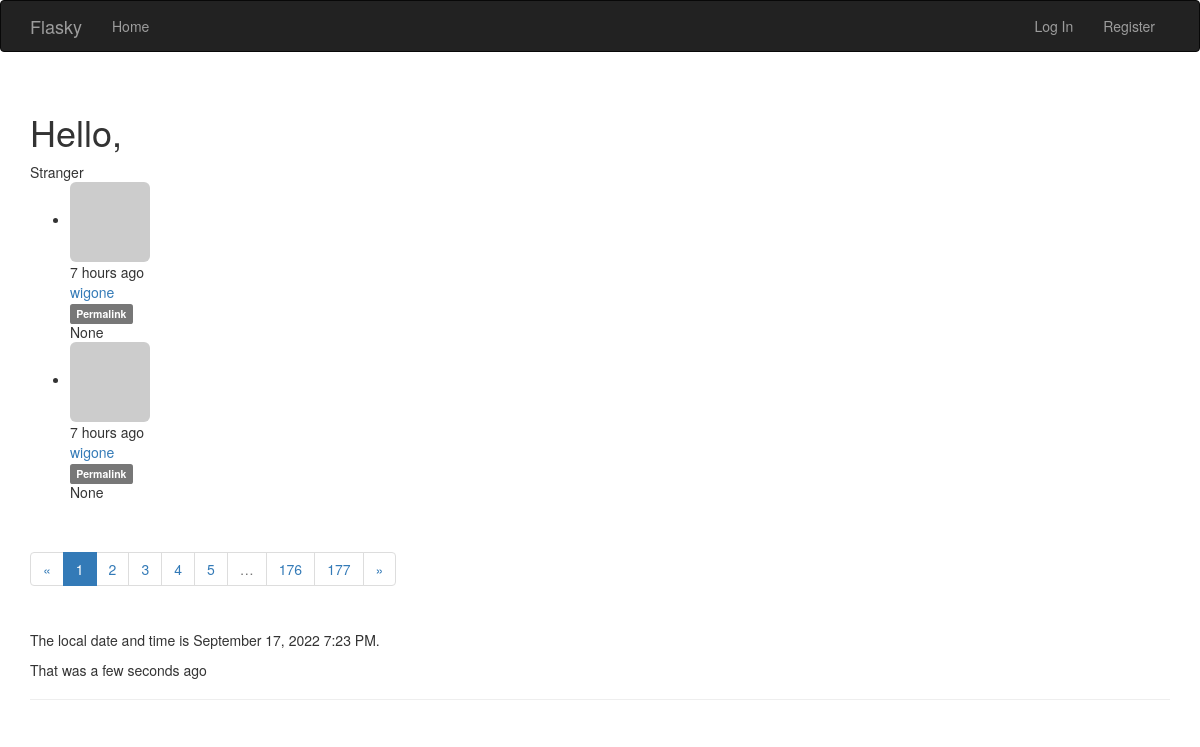
The page / on the database its author committed.
### app/models.py (models this page shows, shortened)
class Post(db.Model):
    __tablename__ = 'posts'
    id = db.Column(db.Integer, primary_key=True)
    body = db.Column(db.Text)
    body_html = db.Column(db.Text)
    timestamp = db.Column(db.DateTime(), index=True, default=datetime.utcnow)
    author_id = db.Column(db.Integer, db.ForeignKey('users.id'))

class User(UserMixin, db.Model):
    __tablename__ = 'users'
    id = db.Column(db.Integer, primary_key=True)
    email = db.Column(db.String(64), unique=True, index=True)
    username = db.Column(db.String(64), unique=True, index=True)
    role_id = db.Column(db.Integer, db.ForeignKey('roles.id'))
    password_hash = db.Column(db.String(128))
    name = db.Column(db.String(64))
    location = db.Column(db.String(64))
    about_me = db.Column(db.Text())
    member_since = db.Column(db.DateTime(), default=datetime.utcnow)
    last_seen = db.Column(db.DateTime(), default=datetime.utcnow)
    confirmed = db.Column(db.Boolean, default=False)
    avatar_hash = db.Column(db.String(32))
    posts = db.relationship('Post', backref='author', lazy='dynamic')
    followed = db.relationship('Follow',
                                foreign_keys=[Follow.follower_id],
                                backref=db.backref('follower', lazy='joined'),
                                lazy='dynamic',
                                cascade='all, delete-orphan')
    followers = db.relationship('Follow',
                                foreign_keys=[Follow.followed_id],
                                backref=db.backref('followed', lazy='joined'),
                                lazy='dynamic',
                                cascade='all, delete-orphan')
    @property
    def password(self):
        raise AttributeError('password is not a readable attribute')
    def gravatar_hash(self):
        return hashlib.md5(self.email.lower().encode('utf-8')).hexdigest()
    def gravatar(self, size=100, default='identicon', rating='g'):
        url = 'https://secure.gravatar.com/avatar'
        hash = self.avatar_hash or self.gravatar_hash()
        return '{url}/{hash}?s={size}&d={default}&r={rating}'.format(
            url=url, hash=hash, size=size, default=default, rating=rating)

### app/main/views.py (the view)
@main.route('/', methods=['GET', 'POST'])
def index():
    form = PostForm()
    if current_user.can(Permission.WRITE_ARTICLES) and form.validate_on_submit:
        post = Post(body=form.body.data, author=current_user._get_current_object())
        db.session.add(post)
        db.session.commit()
    page = request.args.get('page', 1, type=int)
    pagination = Post.query.order_by(Post.timestamp.desc()).paginate(
        page, per_page=current_app.config['FLASKY_POSTS_PER_PAGE'],
        error_out=False)
    posts = pagination.items
    return render_template('index.html',
                        current_time=datetime.utcnow(),
                        form=form, posts=posts, pagination=pagination)

### app/auth/views.py (called while the page is built)
@auth.before_app_request
def before_request():
    if current_user.is_authenticated \
            and not current_user.confirmed \
            and request.blueprint != 'auth' \
            and request.endpoint != 'static':
        return redirect(url_for('auth.unconfirmed'))

@auth.before_app_request
def before_request():
    if current_user.is_authenticated:
        current_user.ping()
        if not current_user.confirmed \
                and request.endpoint \
                and request.blueprint != 'auth' \
                and request.endpoint != 'static':
            return redirect(url_for('auth.unconfirmed'))

### app/main/__init__.py (called while the page is built)
@main.app_context_processor
def inject_permissions():
    return dict(Permission=Permission)

### app/models.py (called while the page is built)
    def can(self, permissions):
        return False

    def is_administrator(self):
        return False

### app/template/index.html (shortened to what this page needs)
{% extends "base.html" %}
{% import 'bootstrap/wtf.html' as wtf %}
{% import "_macros.html" as macros %}
{% block page_content %}
<div class="page-header">
<h1>Hello,</h1>
 {% if current_user.is_authenticated %}
  <p>{{ current_user.username }}</p>
 {% else %}
   Stranger
 {% endif %}
 {% include '_posts.html' %}
 <div class="pagination">
  {{ macros.pagination_widget(pagination, '.index') }}
 </div>
 <p>The local date and time is {{ moment(current_time).format('LLL') }}.</p>
 <p>That was {{ moment(current_time).fromNow(refresh=True) }}</p>
</div>
{% endblock %}

### app/template/_posts.html (shortened to what this page needs)
<ul class="posts">
    {% for post in posts %}
    <li class="post">
        <div class="profile-thumbnail">
          <a href="{{ url_for('.user', username=post.author.username) }}">
            <img class="img-rounded profile-thumbnail"
            src="{{ post.author.gravatar(size=40) }}">
          </a>
        </div>
        <div class="post-date">{{ moment(post.timestamp).fromNow() }}</div>
        <div class="post-author">
            <a href="{{ url_for('.user', username=post.author.username) }}">
                {{ post.author.username }}
            </a>
        </div>
        <div class="post-content">
          <div class="post-footer">
            <a href="{{ url_for('.post', id=post.id) }}">
                <span class="label label-default">Permalink</span>
            </a>
          </div>
        </div>
        <div class="post-body">
          {% if post.body_html %}
            {{ post.body_html | safe }}
          {% else %}
            {{ post.body }}
        </div>
          {% endif %}
    </li>
    {% endfor %}
   </ul>

### rows shown on the page
Post: timestamp "7 hours ago", author.username "wigone", body "None"
Post: timestamp "7 hours ago", author.username "wigone", body "None"

### other values the page prints
{{ p }} "1"
{{ p }} "2" "3" "4" "5" "176" "177"
